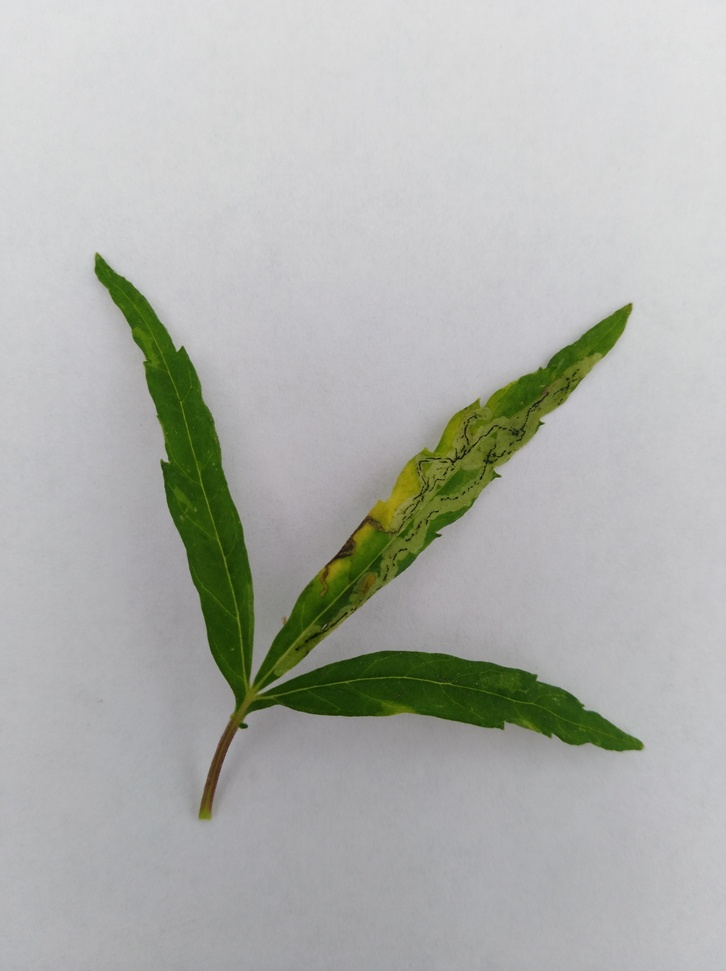
#> input picture Imagenes/Manchas/E14.jpg, 726 x 971 px, shrunk from 3016 x 4032 before the run, found by its file name
$ jupyter execute imagenes.ipynb   (older library calls are emulated)
#> lines starting #> are read from the running program, lines starting #| are printed output that depends on the picture; after the words box and inside, x2 and y2 are one past the last pixel; in counts of white or black regions, pixels touching at a corner belong together
<a href="https://colab.research.google.com/github/joaramirezra/Clasificador-Hojas-Canabis/blob/Version2/imagenes.ipynb" target="_parent"></a>

[cell 1]
import tensorflow as tf
from tensorflow import keras
import numpy as np
import pandas as pd
import cv2
import requests
import io
from matplotlib import pyplot as plt

import PIL

[cell 2]
def print_images(*images):
  subplots = len(images)

  plt.figure(figsize=(15,5))
  for i,img in enumerate(images) :
    plt.subplot(1,subplots,(i+1))
    plt.imshow(img,interpolation='none')
  plt.grid(0)
  plt.show()

[cell 3]
Cuarzo = requests.get("https://raw.githubusercontent.com/joaramirezra/Clasificador-Hojas-Canabis/master/Imagenes/Manchas/E14.jpg")
image_bytes = io.BytesIO(Cuarzo.content)
img = PIL.Image.open(image_bytes)
#> img is the input picture: PIL image 726x971 RGB; mean R, G, B 176.2, 178.4, 173.9
img.save("geeks.jpg")

img = cv2.imread("geeks.jpg",1)
#> img: shape (971, 726, 3)
print_images(img)

[cell 4]
gausian = cv2.GaussianBlur(img,(5,5),0)
bilateral =cv2.bilateralFilter(img , 9, 75, 75, cv2.BORDER_DEFAULT);
meanshift = cv2.pyrMeanShiftFiltering(img,sp=5,sr=50)

print_images(img,gausian)
#> in print_images (call 2), `plt.show()`:
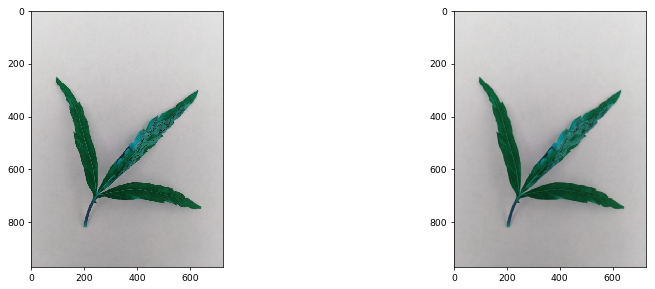
#> figure drawn by matplotlib, 2 panels; B, G, R data is drawn as R, G, B
print_images(bilateral,meanshift)

[cell 5]
kernel = cv2.getStructuringElement(cv2.MORPH_RECT, (5,5))


meanshift = cv2.pyrMeanShiftFiltering(img,sp=5,sr=70)
gray_scr = cv2.cvtColor( meanshift , cv2.COLOR_BGR2GRAY )
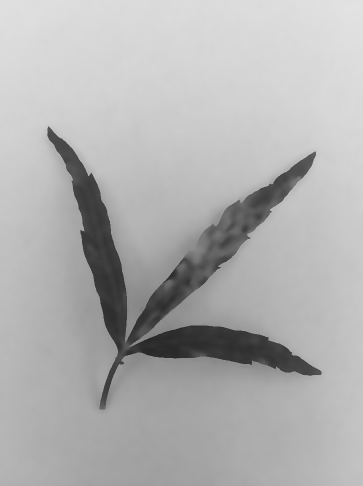
#> gray_scr: shape (971, 726) (shown at 1/2 size); min 39, max 226, mean 177.3

print_images(img,meanshift,gray_scr)
#> in print_images (call 4), `plt.show()`:
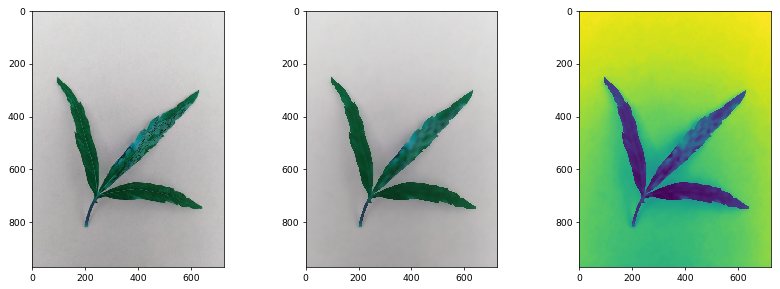
#> figure drawn by matplotlib, 3 panels; B, G, R data is drawn as R, G, B

laplacian = cv2.Laplacian(meanshift,ddepth = cv2.CV_32FC3, ksize=3 )
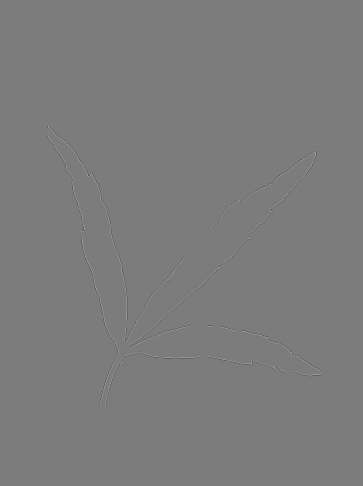
#> laplacian: shape (971, 726, 3) float32 (shown at 1/2 size); mean B, G, R 0, 0, 0; drawn with min black and max white
laplacian = cv2.convertScaleAbs(laplacian)

closing = cv2.cv2.morphologyEx(laplacian,cv2.MORPH_CLOSE, kernel)

closing2 = cv2.cvtColor(closing, cv2.COLOR_BGR2GRAY)

ret, binary = cv2.threshold(closing,50,100,cv2.THRESH_BINARY)
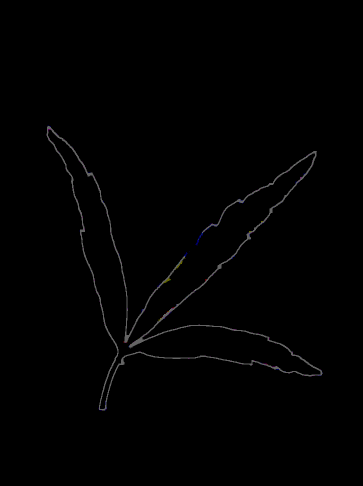
#> binary: shape (971, 726, 3) (shown at 1/2 size); mean B, G, R 1.4, 1.3, 1.3
th2 = cv2.adaptiveThreshold(closing2,255,cv2.ADAPTIVE_THRESH_MEAN_C,cv2.THRESH_BINARY,11,2)
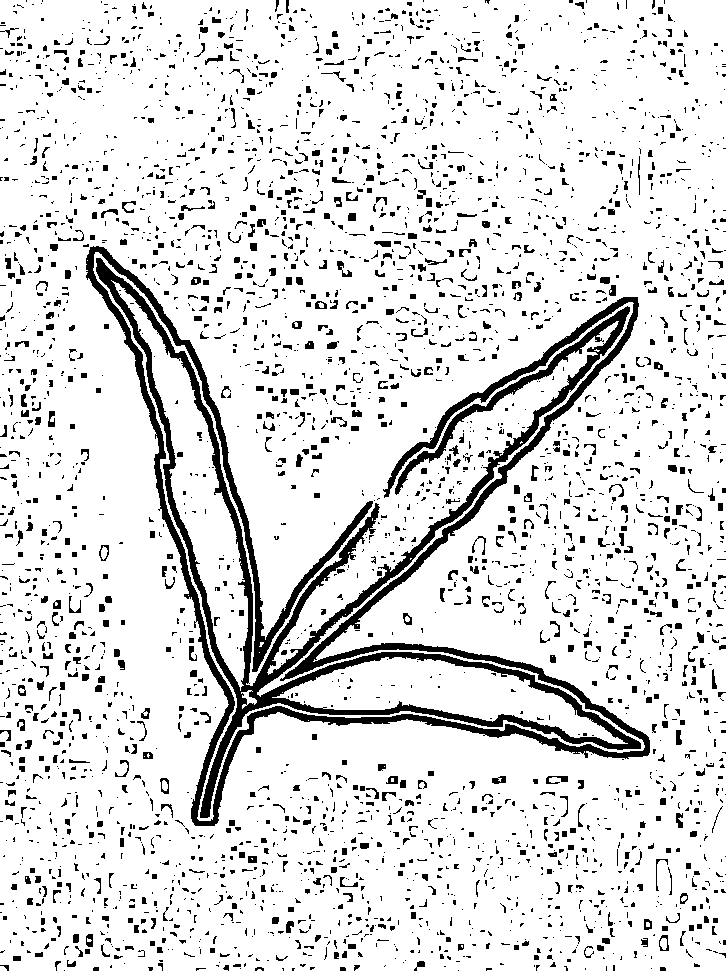
#> th2: shape (971, 726); 87.5% white; 3415 black regions (2499 under 20 px), largest, box (x1, y1, x2, y2) and area: (96, 258, 641, 818) 20385, (86, 246, 650, 826) 20297, (546, 776, 568, 784) 98
th3 = cv2.adaptiveThreshold(closing2,255,cv2.ADAPTIVE_THRESH_GAUSSIAN_C,cv2.THRESH_BINARY,11,2)
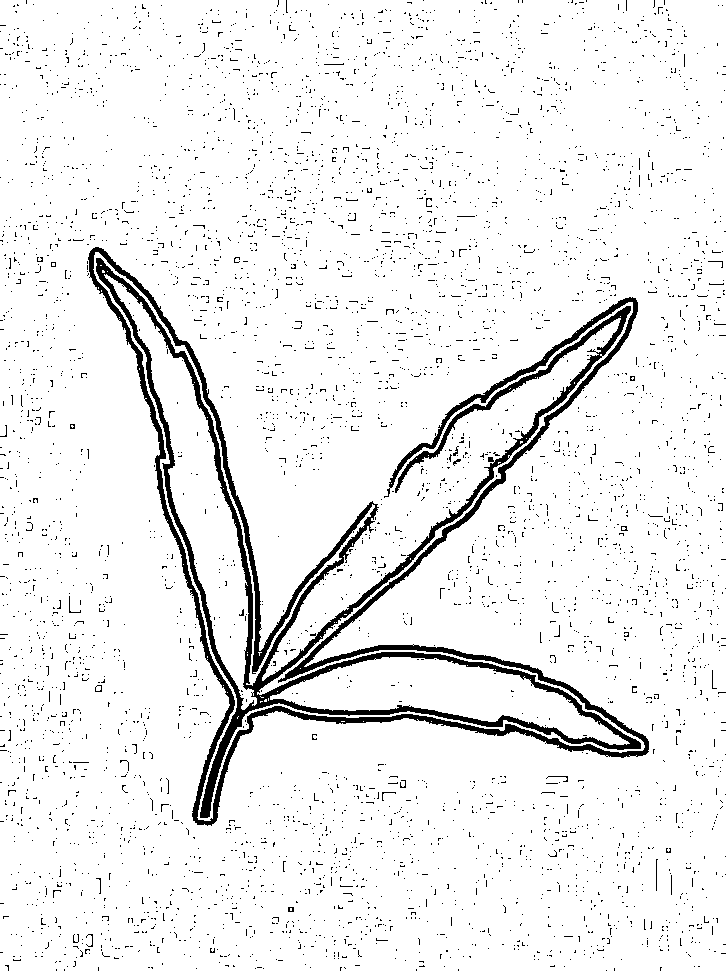
#> th3: shape (971, 726); 93.6% white; 4663 black regions (4641 under 20 px)

print_images(binary,th2,th3)

original = img.copy()
print_images(laplacian,closing, original )

binary =   cv2.cvtColor( binary , cv2.COLOR_BGR2GRAY )
#> binary: shape (971, 726)
cnts = cv2.findContours(binary, cv2.RETR_TREE, cv2.CHAIN_APPROX_SIMPLE)
#> cnts = 2 contours, 1 with area under 20; largest, box (x1, y1, x2, y2) and area: (93, 251, 646, 821) 6988
cnts = cnts[0] if len(cnts) == 2 else cnts[1]

for c in cnts:
  area = cv2.contourArea(c)
  if area > 50:
    cv2.drawContours(original,[c], 0, (250,0,0), 2)
#> this loop made 2 passes
#> area on pass 2: 6988.5
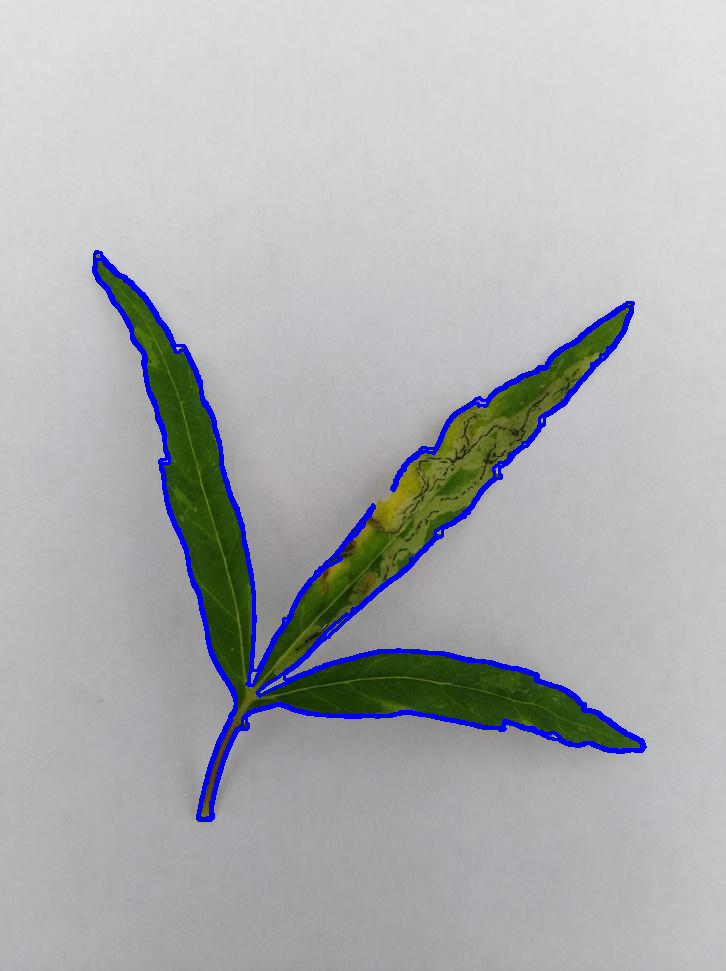
#> original: shape (971, 726, 3); mean B, G, R 177.8, 175.5, 173.6

print_images(img, original)

$ run again, with Imagenes/Manchas/E0.jpg copied over Imagenes/Manchas/E14.jpg
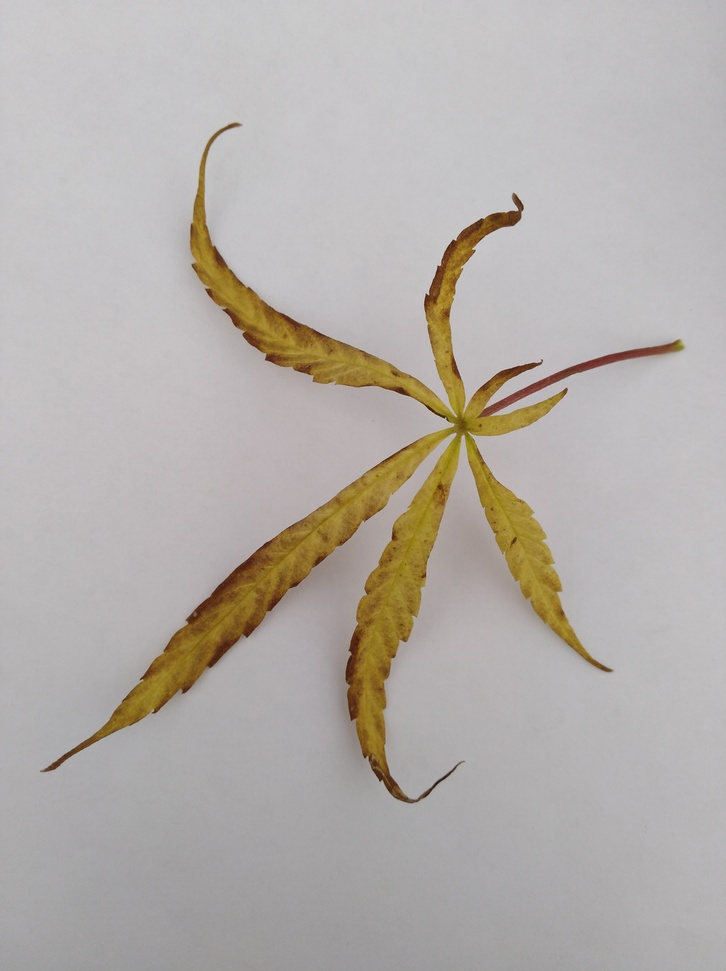
#> input picture Imagenes/Manchas/E0.jpg, 726 x 971 px, shrunk from 3016 x 4032 before the run, found by its file name
#> img is the input picture: PIL image 726x971 RGB; mean R, G, B 180.2, 175.1, 170.5
#> img: shape (971, 726, 3)
#> `th2 = cv2.adaptiveThreshold(closing2,255,cv2.ADAPTIVE_THRESH_MEAN_C,cv..`:
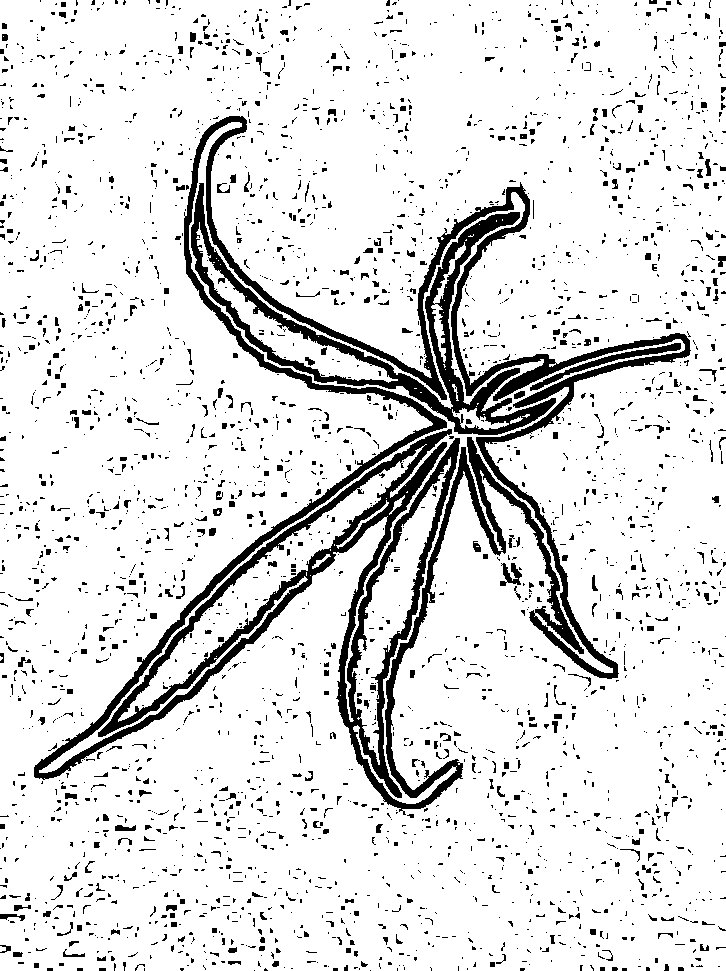
#> th2: shape (971, 726); 87.9% white; 2981 black regions (2562 under 20 px), largest, box (x1, y1, x2, y2) and area: (34, 116, 691, 815) 44356, (191, 183, 556, 435) 10658, (530, 343, 681, 391) 894
#> th3: shape (971, 726); 92.6% white; 3535 black regions (3524 under 20 px)
#> cnts = 17 contours, 3 with area under 20; largest, box (x1, y1, x2, y2) and area: (39, 121, 686, 804) 29893, (190, 190, 556, 436) 16758, (591, 349, 642, 367) 337, (654, 342, 680, 354) 182, (336, 500, 389, 549) 144
#> the loop `for c in cnts:` made 17 passes
#> area on passes 3, 4, 6, 7, 8, 9, 10, 11: 32.5, 54.5, 143.5, 29893, 64, 34, 34, 49
#> after the loop `for c in cnts:`:
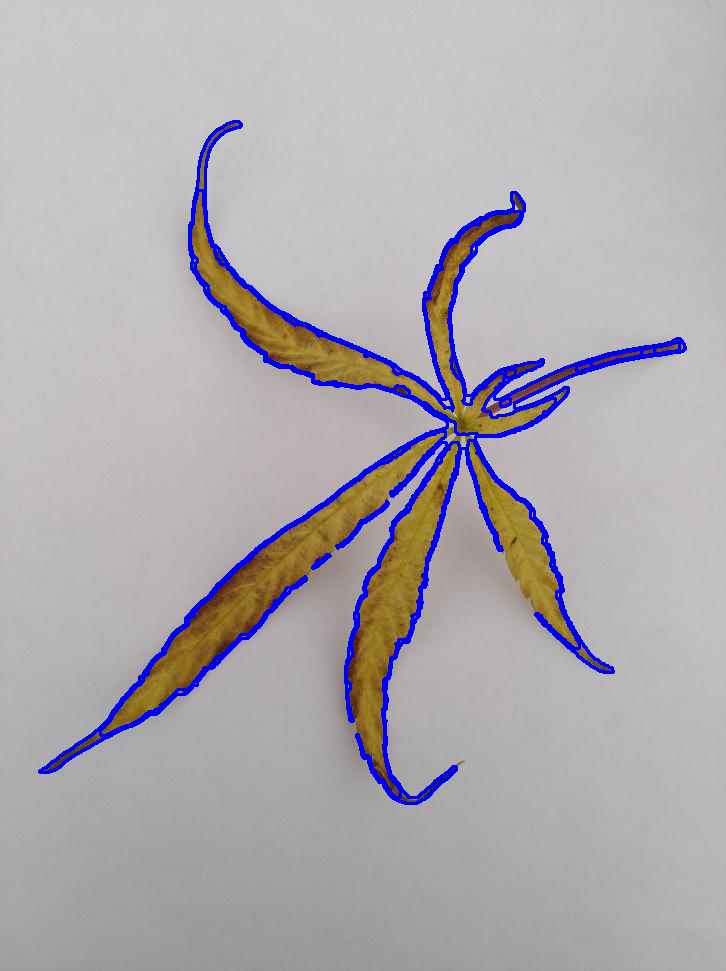
#> original: shape (971, 726, 3); mean B, G, R 175.5, 170.4, 174.7

$ run again, with Imagenes/Manchas/E1.jpg copied over Imagenes/Manchas/E14.jpg
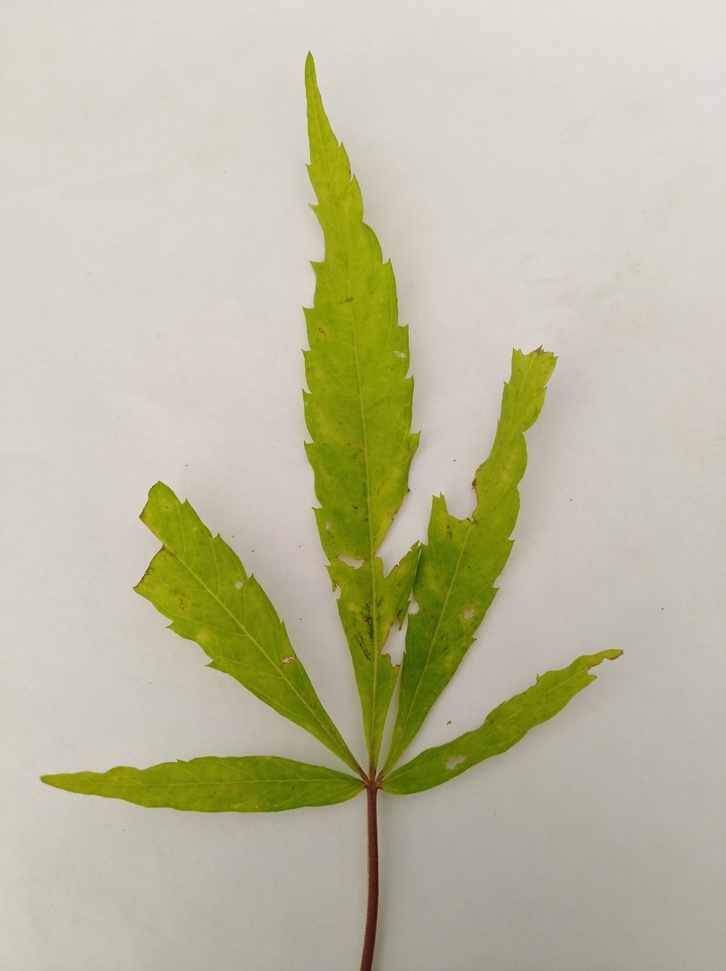
#> input picture Imagenes/Manchas/E1.jpg, 726 x 971 px, shrunk from 3016 x 4032 before the run, found by its file name
#> img is the input picture: PIL image 726x971 RGB; mean R, G, B 189.3, 187.5, 159.2
#> img: shape (971, 726, 3)
#> `th2 = cv2.adaptiveThreshold(closing2,255,cv2.ADAPTIVE_THRESH_MEAN_C,cv..`:
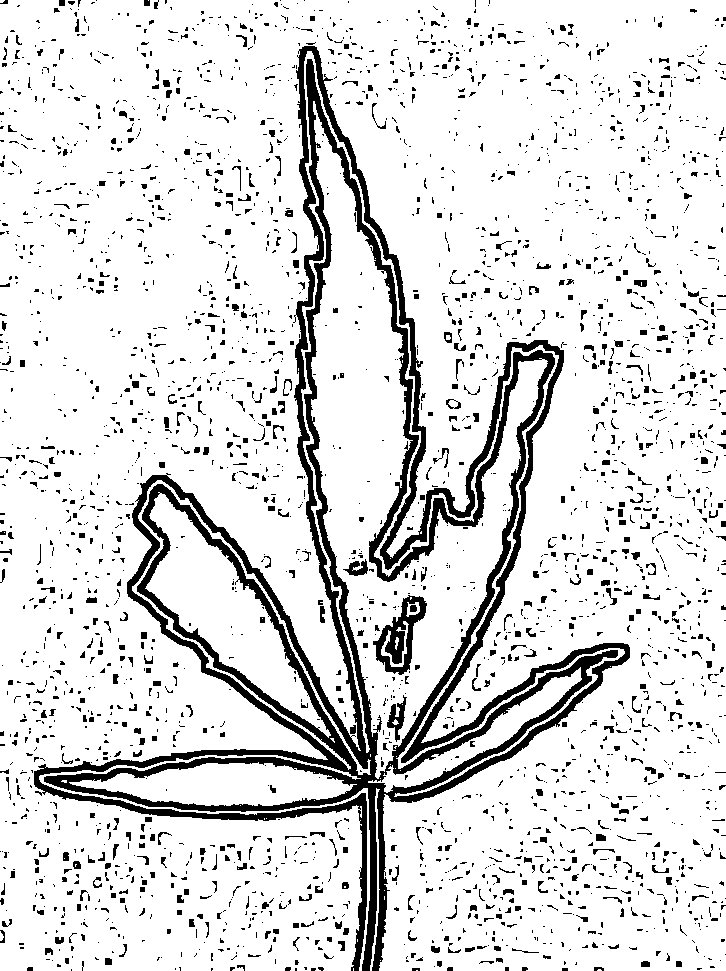
#> th2: shape (971, 726); 87% white; 2874 black regions (2328 under 20 px), largest, box (x1, y1, x2, y2) and area: (34, 46, 630, 971) 57143, (373, 595, 427, 675) 1697, (387, 695, 407, 742) 364
#> th3: shape (971, 726); 92.1% white; 3673 black regions (3661 under 20 px)
#> cnts = 14 contours, 7 with area under 20; largest, box (x1, y1, x2, y2) and area: (39, 480, 380, 971) 22846, (136, 483, 358, 777) 19180, (299, 51, 625, 797) 6275, (381, 621, 409, 668) 254, (406, 602, 421, 617) 136, (601, 649, 619, 659) 128, (410, 604, 417, 613) 46
#> the loop `for c in cnts:` made 14 passes
#> area on passes 6, 7, 8, 10, 11, 13, 14: 254.5, 136, 46, 22845.5, 19180, 6275, 128.5
#> after the loop `for c in cnts:`:
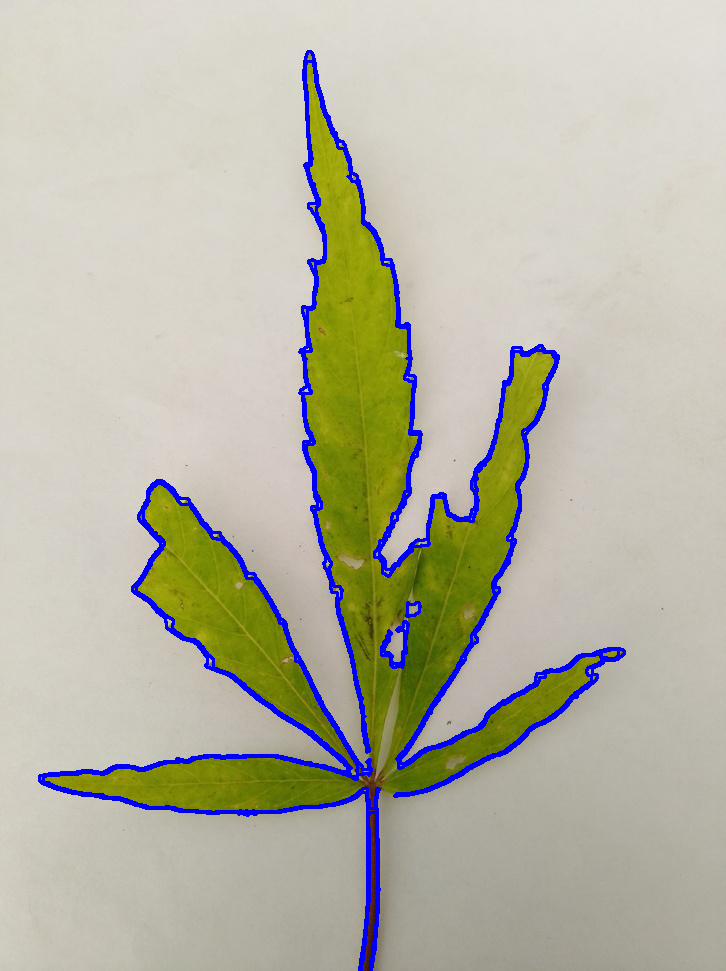
#> original: shape (971, 726, 3); mean B, G, R 165.1, 182.1, 183.7
